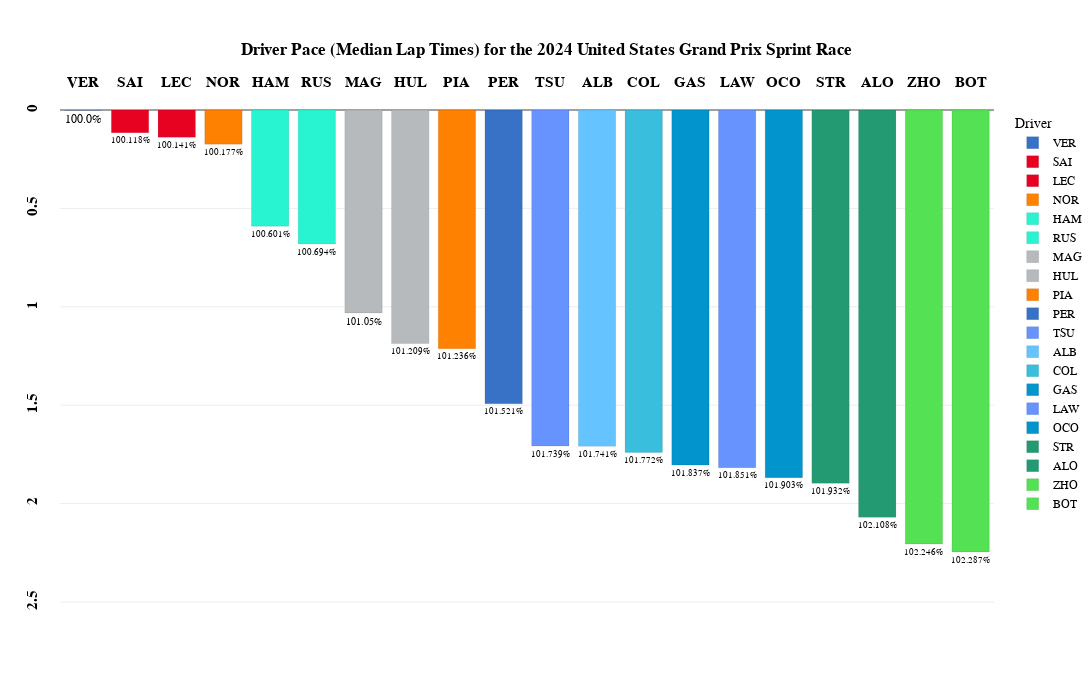

Notebook source saved alongside this figure:
### Code cell
fig_median=px.bar(
    transformed_laps_relative_median,
    x="Driver",
    y="Delta",
    color='Driver',
    template="xgridoff",
    title="<b>Driver Pace (Median Lap Times) for the {} {} Sprint Race</b>".format(year,gp),
    text="Delta_Percent",
    height=700, 
    width=1200,
    color_discrete_map={
                 "ALB": "#64C4FF",
                 "ALO": "#229971",
                 "BOT": "#52e252",
                 "COL": "#37BEDD",
                 "GAS": "#0093cc",
                 "HAM": "#27F4D2",
                 "HUL": "#B6BABD",
                 "LAW": "#6692FF",
                 "LEC": "#E80020",
                 "MAG": "#B6BABD",
                 "NOR": "#FF8000",
                 "OCO": "#0093cc",
                 "PER": "#3671C6",
                 "PIA": "#FF8000",
                 "RIC": "#6692FF",
                 "RUS": "#27F4D2",
                 "SAI": "#E80020",
                 "SAR": "#37BEDD",
                 "STR": "#229971",
                 "TSU": "#6692FF",
                 "VER": "#3671C6",
                 "ZHO": "#52e252"
          }
)

fig_median.update_traces(textposition='outside')

fig_median.update_traces(opacity=0.85)

fig_median.update_traces( marker_line_color='white',marker_line_width=1.5)

fig_median.update_yaxes(tickangle = -90,tickprefix="<b>",ticksuffix ="</b><br>")

fig_median.update_xaxes(tickangle = -0,tickprefix="<b>",ticksuffix ="</b><br>")

fig_median.update_yaxes(range=[transformed_laps_relative_median['Delta'].max()+0.6, 0])

fig_median.update_layout(
    xaxis={'side': 'top'},
    yaxis={'side': 'left'}
)

fig_median.update_xaxes(title_text='')      # Remove axis titles
fig_median.update_yaxes(title_text='')

fig_median.update_xaxes(
        title_standoff = 75
)

fig_median.update_layout(
    title_x=0.5,
    margin=dict(l=60, r=5, t=110, b=30),
    hoverlabel=dict(
    bgcolor="white",
    font_size=16,
    font_family="PT Sans Narrow"
    ),
    yaxis = dict(tickfont = dict(size=15)),
    xaxis = dict(tickfont = dict(size=15)),
    font=dict(
        family="PT Sans Narrow",
        size=12,
        color="Black"
    ),
    title_font_family="PT Sans Narrow"
)
fig_median.update_traces( marker_line_color='Black',marker_line_width=0.1, opacity=0.99)
fig_median.show()

### Figure 1 — Plotly figure (JSON) as saved in the notebook; plotly's stock layout.template omitted (floating-point values rounded to 4 significant figures)
{"data": [{"alignmentgroup": "True", "hovertemplate": "Driver=%{x}<br>Delta=%{y}<br>Delta_Percent=%{text}<extra></extra>", "legendgroup": "VER", "marker": {"color": "#3671C6", "line": {"color": "Black", "width": 0.1}, "pattern": {"shape": ""}}, "name": "VER", "offsetgroup": "VER", "opacity": 0.99, "orientation": "v", "showlegend": true, "text": ["100.0%"], "textposition": "outside", "type": "bar", "x": ["VER"], "xaxis": "x", "y": [0.001], "yaxis": "y"}, {"alignmentgroup": "True", "hovertemplate": "Driver=%{x}<br>Delta=%{y}<br>Delta_Percent=%{text}<extra></extra>", "legendgroup": "SAI", "marker": {"color": "#E80020", "line": {"color": "Black", "width": 0.1}, "pattern": {"shape": ""}}, "name": "SAI", "offsetgroup": "SAI", "opacity": 0.99, "orientation": "v", "showlegend": true, "text": ["100.118%"], "textposition": "outside", "type": "bar", "x": ["SAI"], "xaxis": "x", "y": [0.116], "yaxis": "y"}, {"alignmentgroup": "True", "hovertemplate": "Driver=%{x}<br>Delta=%{y}<br>Delta_Percent=%{text}<extra></extra>", "legendgroup": "LEC", "marker": {"color": "#E80020", "line": {"color": "Black", "width": 0.1}, "pattern": {"shape": ""}}, "name": "LEC", "offsetgroup": "LEC", "opacity": 0.99, "orientation": "v", "showlegend": true, "text": ["100.141%"], "textposition": "outside", "type": "bar", "x": ["LEC"], "xaxis": "x", "y": [0.1385], "yaxis": "y"}, {"alignmentgroup": "True", "hovertemplate": "Driver=%{x}<br>Delta=%{y}<br>Delta_Percent=%{text}<extra></extra>", "legendgroup": "NOR", "marker": {"color": "#FF8000", "line": {"color": "Black", "width": 0.1}, "pattern": {"shape": ""}}, "name": "NOR", "offsetgroup": "NOR", "opacity": 0.99, "orientation": "v", "showlegend": true, "text": ["100.177%"], "textposition": "outside", "type": "bar", "x": ["NOR"], "xaxis": "x", "y": [0.1735], "yaxis": "y"}, {"alignmentgroup": "True", "hovertemplate": "Driver=%{x}<br>Delta=%{y}<br>Delta_Percent=%{text}<extra></extra>", "legendgroup": "HAM", "marker": {"color": "#27F4D2", "line": {"color": "Black", "width": 0.1}, "pattern": {"shape": ""}}, "name": "HAM", "offsetgroup": "HAM", "opacity": 0.99, "orientation": "v", "showlegend": true, "text": ["100.601%"], "textposition": "outside", "type": "bar", "x": ["HAM"], "xaxis": "x", "y": [0.5905], "yaxis": "y"}, {"alignmentgroup": "True", "hovertemplate": "Driver=%{x}<br>Delta=%{y}<br>Delta_Percent=%{text}<extra></extra>", "legendgroup": "RUS", "marker": {"color": "#27F4D2", "line": {"color": "Black", "width": 0.1}, "pattern": {"shape": ""}}, "name": "RUS", "offsetgroup": "RUS", "opacity": 0.99, "orientation": "v", "showlegend": true, "text": ["100.694%"], "textposition": "outside", "type": "bar", "x": ["RUS"], "xaxis": "x", "y": [0.681], "yaxis": "y"}, {"alignmentgroup": "True", "hovertemplate": "Driver=%{x}<br>Delta=%{y}<br>Delta_Percent=%{text}<extra></extra>", "legendgroup": "MAG", "marker": {"color": "#B6BABD", "line": {"color": "Black", "width": 0.1}, "pattern": {"shape": ""}}, "name": "MAG", "offsetgroup": "MAG", "opacity": 0.99, "orientation": "v", "showlegend": true, "text": ["101.05%"], "textposition": "outside", "type": "bar", "x": ["MAG"], "xaxis": "x", "y": [1.031], "yaxis": "y"}, {"alignmentgroup": "True", "hovertemplate": "Driver=%{x}<br>Delta=%{y}<br>Delta_Percent=%{text}<extra></extra>", "legendgroup": "HUL", "marker": {"color": "#B6BABD", "line": {"color": "Black", "width": 0.1}, "pattern": {"shape": ""}}, "name": "HUL", "offsetgroup": "HUL", "opacity": 0.99, "orientation": "v", "showlegend": true, "text": ["101.209%"], "textposition": "outside", "type": "bar", "x": ["HUL"], "xaxis": "x", "y": [1.187], "yaxis": "y"}, {"alignmentgroup": "True", "hovertemplate": "Driver=%{x}<br>Delta=%{y}<br>Delta_Percent=%{text}<extra></extra>", "legendgroup": "PIA", "marker": {"color": "#FF8000", "line": {"color": "Black", "width": 0.1}, "pattern": {"shape": ""}}, "name": "PIA", "offsetgroup": "PIA", "opacity": 0.99, "orientation": "v", "showlegend": true, "text": ["101.236%"], "textposition": "outside", "type": "bar", "x": ["PIA"], "xaxis": "x", "y": [1.213], "yaxis": "y"}, {"alignmentgroup": "True", "hovertemplate": "Driver=%{x}<br>Delta=%{y}<br>Delta_Percent=%{text}<extra></extra>", "legendgroup": "PER", "marker": {"color": "#3671C6", "line": {"color": "Black", "width": 0.1}, "pattern": {"shape": ""}}, "name": "PER", "offsetgroup": "PER", "opacity": 0.99, "orientation": "v", "showlegend": true, "text": ["101.521%"], "textposition": "outside", "type": "bar", "x": ["PER"], "xaxis": "x", "y": [1.493], "yaxis": "y"}, {"alignmentgroup": "True", "hovertemplate": "Driver=%{x}<br>Delta=%{y}<br>Delta_Percent=%{text}<extra></extra>", "legendgroup": "TSU", "marker": {"color": "#6692FF", "line": {"color": "Black", "width": 0.1}, "pattern": {"shape": ""}}, "name": "TSU", "offsetgroup": "TSU", "opacity": 0.99, "orientation": "v", "showlegend": true, "text": ["101.739%"], "textposition": "outside", "type": "bar", "x": ["TSU"], "xaxis": "x", "y": [1.707], "yaxis": "y"}, {"alignmentgroup": "True", "hovertemplate": "Driver=%{x}<br>Delta=%{y}<br>Delta_Percent=%{text}<extra></extra>", "legendgroup": "ALB", "marker": {"color": "#64C4FF", "line": {"color": "Black", "width": 0.1}, "pattern": {"shape": ""}}, "name": "ALB", "offsetgroup": "ALB", "opacity": 0.99, "orientation": "v", "showlegend": true, "text": ["101.741%"], "textposition": "outside", "type": "bar", "x": ["ALB"], "xaxis": "x", "y": [1.709], "yaxis": "y"}, {"alignmentgroup": "True", "hovertemplate": "Driver=%{x}<br>Delta=%{y}<br>Delta_Percent=%{text}<extra></extra>", "legendgroup": "COL", "marker": {"color": "#37BEDD", "line": {"color": "Black", "width": 0.1}, "pattern": {"shape": ""}}, "name": "COL", "offsetgroup": "COL", "opacity": 0.99, "orientation": "v", "showlegend": true, "text": ["101.772%"], "textposition": "outside", "type": "bar", "x": ["COL"], "xaxis": "x", "y": [1.74], "yaxis": "y"}, {"alignmentgroup": "True", "hovertemplate": "Driver=%{x}<br>Delta=%{y}<br>Delta_Percent=%{text}<extra></extra>", "legendgroup": "GAS", "marker": {"color": "#0093cc", "line": {"color": "Black", "width": 0.1}, "pattern": {"shape": ""}}, "name": "GAS", "offsetgroup": "GAS", "opacity": 0.99, "orientation": "v", "showlegend": true, "text": ["101.837%"], "textposition": "outside", "type": "bar", "x": ["GAS"], "xaxis": "x", "y": [1.804], "yaxis": "y"}, {"alignmentgroup": "True", "hovertemplate": "Driver=%{x}<br>Delta=%{y}<br>Delta_Percent=%{text}<extra></extra>", "legendgroup": "LAW", "marker": {"color": "#6692FF", "line": {"color": "Black", "width": 0.1}, "pattern": {"shape": ""}}, "name": "LAW", "offsetgroup": "LAW", "opacity": 0.99, "orientation": "v", "showlegend": true, "text": ["101.851%"], "textposition": "outside", "type": "bar", "x": ["LAW"], "xaxis": "x", "y": [1.817], "yaxis": "y"}, {"alignmentgroup": "True", "hovertemplate": "Driver=%{x}<br>Delta=%{y}<br>Delta_Percent=%{text}<extra></extra>", "legendgroup": "OCO", "marker": {"color": "#0093cc", "line": {"color": "Black", "width": 0.1}, "pattern": {"shape": ""}}, "name": "OCO", "offsetgroup": "OCO", "opacity": 0.99, "orientation": "v", "showlegend": true, "text": ["101.903%"], "textposition": "outside", "type": "bar", "x": ["OCO"], "xaxis": "x", "y": [1.868], "yaxis": "y"}, {"alignmentgroup": "True", "hovertemplate": "Driver=%{x}<br>Delta=%{y}<br>Delta_Percent=%{text}<extra></extra>", "legendgroup": "STR", "marker": {"color": "#229971", "line": {"color": "Black", "width": 0.1}, "pattern": {"shape": ""}}, "name": "STR", "offsetgroup": "STR", "opacity": 0.99, "orientation": "v", "showlegend": true, "text": ["101.932%"], "textposition": "outside", "type": "bar", "x": ["STR"], "xaxis": "x", "y": [1.897], "yaxis": "y"}, {"alignmentgroup": "True", "hovertemplate": "Driver=%{x}<br>Delta=%{y}<br>Delta_Percent=%{text}<extra></extra>", "legendgroup": "ALO", "marker": {"color": "#229971", "line": {"color": "Black", "width": 0.1}, "pattern": {"shape": ""}}, "name": "ALO", "offsetgroup": "ALO", "opacity": 0.99, "orientation": "v", "showlegend": true, "text": ["102.108%"], "textposition": "outside", "type": "bar", "x": ["ALO"], "xaxis": "x", "y": [2.069], "yaxis": "y"}, {"alignmentgroup": "True", "hovertemplate": "Driver=%{x}<br>Delta=%{y}<br>Delta_Percent=%{text}<extra></extra>", "legendgroup": "ZHO", "marker": {"color": "#52e252", "line": {"color": "Black", "width": 0.1}, "pattern": {"shape": ""}}, "name": "ZHO", "offsetgroup": "ZHO", "opacity": 0.99, "orientation": "v", "showlegend": true, "text": ["102.246%"], "textposition": "outside", "type": "bar", "x": ["ZHO"], "xaxis": "x", "y": [2.205], "yaxis": "y"}, {"alignmentgroup": "True", "hovertemplate": "Driver=%{x}<br>Delta=%{y}<br>Delta_Percent=%{text}<extra></extra>", "legendgroup": "BOT", "marker": {"color": "#52e252", "line": {"color": "Black", "width": 0.1}, "pattern": {"shape": ""}}, "name": "BOT", "offsetgroup": "BOT", "opacity": 0.99, "orientation": "v", "showlegend": true, "text": ["102.287%"], "textposition": "outside", "type": "bar", "x": ["BOT"], "xaxis": "x", "y": [2.246], "yaxis": "y"}], "layout": {"barmode": "relative", "font": {"color": "Black", "family": "PT Sans Narrow", "size": 12}, "height": 700, "hoverlabel": {"bgcolor": "white", "font": {"family": "PT Sans Narrow", "size": 16}}, "legend": {"title": {"text": "Driver"}, "tracegroupgap": 0}, "margin": {"b": 30, "l": 60, "r": 5, "t": 110}, "title": {"font": {"family": "PT Sans Narrow"}, "text": "<b>Driver Pace (Median Lap Times) for the 2024 United States Grand Prix Sprint Race</b>", "x": 0.5}, "width": 1200, "xaxis": {"anchor": "y", "categoryarray": ["VER", "SAI", "LEC", "NOR", "HAM", "RUS", "MAG", "HUL", "PIA", "PER", "TSU", "ALB", "COL", "GAS", "LAW", "OCO", "STR", "ALO", "ZHO", "BOT"], "categoryorder": "array", "domain": [0, 1], "side": "top", "tickangle": 0, "tickfont": {"size": 15}, "tickprefix": "<b>", "ticksuffix": "</b><br>", "title": {"standoff": 75, "text": ""}}, "yaxis": {"anchor": "x", "domain": [0, 1], "range": [2.846, 0], "side": "left", "tickangle": -90, "tickfont": {"size": 15}, "tickprefix": "<b>", "ticksuffix": "</b><br>", "title": {"text": ""}}}}
